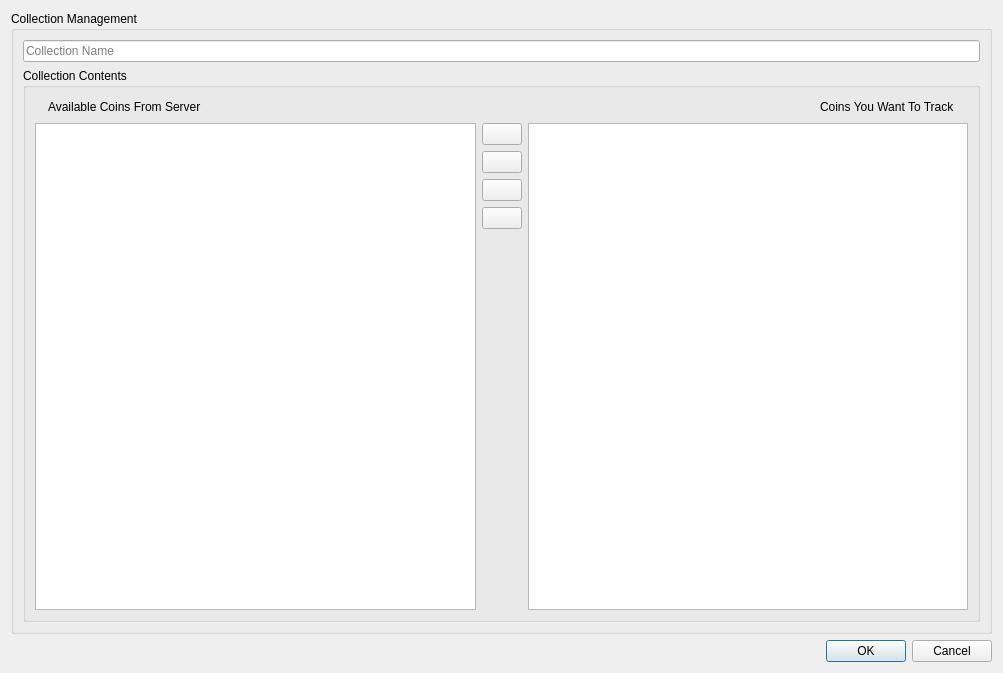
<?xml version="1.0" encoding="UTF-8"?>
<ui version="4.0">
 <class>CollectionCoinManagementDialog</class>
 <widget class="QDialog" name="CollectionCoinManagementDialog">
  <property name="geometry">
   <rect>
    <x>0</x>
    <y>0</y>
    <width>1003</width>
    <height>673</height>
   </rect>
  </property>
  <property name="windowTitle">
   <string>Dialog</string>
  </property>
  <layout class="QVBoxLayout" name="verticalLayout_3">
   <item>
    <widget class="QGroupBox" name="groupBoxManagement">
     <property name="title">
      <string>Collection Management</string>
     </property>
     <property name="checkable">
      <bool>false</bool>
     </property>
     <layout class="QVBoxLayout" name="verticalLayout_2">
      <item>
       <layout class="QHBoxLayout" name="horizontalLayout">
        <item>
         <widget class="QLineEdit" name="lineEditCollectionName">
          <property name="placeholderText">
           <string>Collection Name</string>
          </property>
         </widget>
        </item>
       </layout>
      </item>
      <item>
       <layout class="QHBoxLayout" name="horizontalLayout_3">
        <item>
         <widget class="QGroupBox" name="groupBoxCollectionContents">
          <property name="title">
           <string>Collection Contents</string>
          </property>
          <layout class="QVBoxLayout" name="verticalLayout">
           <item>
            <layout class="QHBoxLayout" name="horizontalLayout_2">
             <item>
              <widget class="QLabel" name="label_3">
               <property name="text">
                <string/>
               </property>
               <property name="pixmap">
                <pixmap resource="qresource.qrc">:/ico/cash.ico</pixmap>
               </property>
              </widget>
             </item>
             <item>
              <widget class="QLabel" name="label">
               <property name="text">
                <string>Available Coins From Server</string>
               </property>
              </widget>
             </item>
             <item>
              <spacer name="horizontalSpacer_2">
               <property name="orientation">
                <enum>Qt::Horizontal</enum>
               </property>
               <property name="sizeHint" stdset="0">
                <size>
                 <width>40</width>
                 <height>20</height>
                </size>
               </property>
              </spacer>
             </item>
             <item>
              <widget class="QLabel" name="label_2">
               <property name="text">
                <string>Coins You Want To Track</string>
               </property>
              </widget>
             </item>
             <item>
              <widget class="QLabel" name="label_4">
               <property name="text">
                <string/>
               </property>
               <property name="pixmap">
                <pixmap resource="qresource.qrc">:/ico/cash.ico</pixmap>
               </property>
              </widget>
             </item>
            </layout>
           </item>
           <item>
            <layout class="QGridLayout" name="gridLayout">
             <item row="0" column="0" rowspan="5">
              <widget class="QListWidget" name="listWidgetAvailableCoins"/>
             </item>
             <item row="0" column="1">
              <widget class="QPushButton" name="pushButtonMoveItemToLeft">
               <property name="text">
                <string/>
               </property>
               <property name="icon">
                <iconset resource="qresource.qrc">
                 <normaloff>:/ico/leftArrow.ico</normaloff>:/ico/leftArrow.ico</iconset>
               </property>
              </widget>
             </item>
             <item row="0" column="2" rowspan="5">
              <widget class="QListWidget" name="listWidgetTrackedCoins"/>
             </item>
             <item row="1" column="1">
              <widget class="QPushButton" name="pushButtonMoveItemsToRight">
               <property name="text">
                <string/>
               </property>
               <property name="icon">
                <iconset resource="qresource.qrc">
                 <normaloff>:/ico/rightArrow.ico</normaloff>:/ico/rightArrow.ico</iconset>
               </property>
              </widget>
             </item>
             <item row="2" column="1">
              <widget class="QPushButton" name="pushButtonMoveAllToLeft">
               <property name="text">
                <string/>
               </property>
               <property name="icon">
                <iconset resource="qresource.qrc">
                 <normaloff>:/ico/doubleLeftArrow.ico</normaloff>:/ico/doubleLeftArrow.ico</iconset>
               </property>
              </widget>
             </item>
             <item row="3" column="1">
              <widget class="QPushButton" name="pushButtonMoveAllToRight">
               <property name="text">
                <string/>
               </property>
               <property name="icon">
                <iconset resource="qresource.qrc">
                 <normaloff>:/ico/doubleRightArrow.ico</normaloff>:/ico/doubleRightArrow.ico</iconset>
               </property>
              </widget>
             </item>
             <item row="4" column="1">
              <spacer name="verticalSpacer">
               <property name="orientation">
                <enum>Qt::Vertical</enum>
               </property>
               <property name="sizeHint" stdset="0">
                <size>
                 <width>20</width>
                 <height>40</height>
                </size>
               </property>
              </spacer>
             </item>
            </layout>
           </item>
          </layout>
         </widget>
        </item>
       </layout>
      </item>
     </layout>
    </widget>
   </item>
   <item>
    <widget class="QDialogButtonBox" name="buttonControllerBox">
     <property name="orientation">
      <enum>Qt::Horizontal</enum>
     </property>
     <property name="standardButtons">
      <set>QDialogButtonBox::Cancel|QDialogButtonBox::Ok</set>
     </property>
    </widget>
   </item>
  </layout>
 </widget>
 <resources>
  <include location="qresource.qrc"/>
 </resources>
 <connections>
  <connection>
   <sender>buttonControllerBox</sender>
   <signal>accepted()</signal>
   <receiver>CollectionCoinManagementDialog</receiver>
   <slot>accept()</slot>
   <hints>
    <hint type="sourcelabel">
     <x>248</x>
     <y>254</y>
    </hint>
    <hint type="destinationlabel">
     <x>157</x>
     <y>274</y>
    </hint>
   </hints>
  </connection>
  <connection>
   <sender>buttonControllerBox</sender>
   <signal>rejected()</signal>
   <receiver>CollectionCoinManagementDialog</receiver>
   <slot>reject()</slot>
   <hints>
    <hint type="sourcelabel">
     <x>316</x>
     <y>260</y>
    </hint>
    <hint type="destinationlabel">
     <x>286</x>
     <y>274</y>
    </hint>
   </hints>
  </connection>
 </connections>
</ui>
